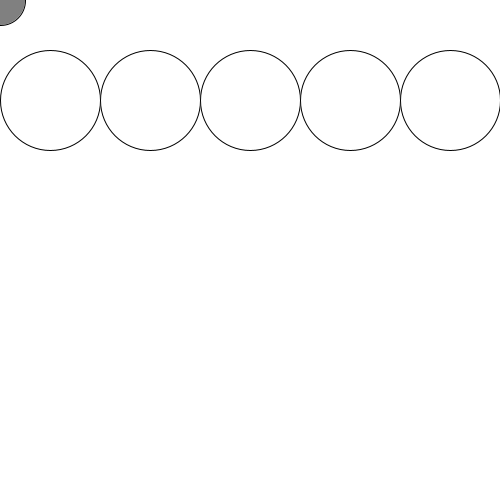
Frame 1 (no input)
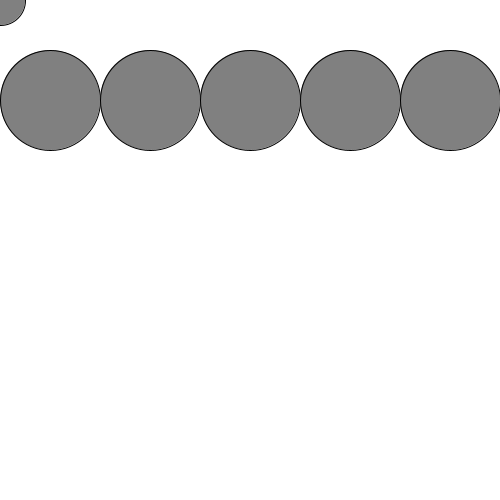
Frame 60 (the mouse pressed at the canvas centre just before this capture)
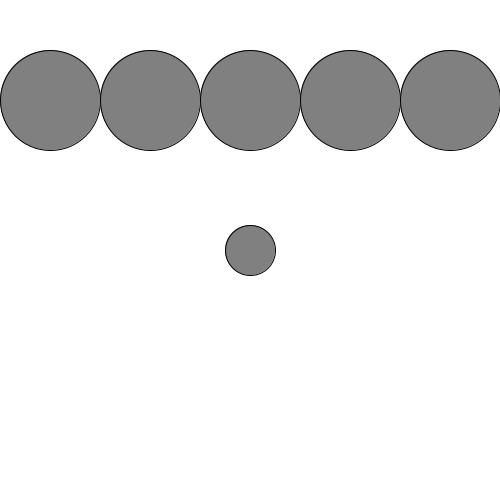
Frame 120 (the mouse held since frame 60 and released just before this capture)

The Processing sketch that drew these frames (run headless with seeded random() and noise(); from frame 60 on, the mouse is pressed at the canvas centre):

// Processing sketch: sample_11_array_multiple_circular_bricks
// ── sample_11_array_multiple_circular_bricks.pde
/*
1. we are going to make bricks with ellipse() function.
2. it is because of COLLISION DETECTION.
*/

// Here, we have a different style in declaring variables.
int brick1_x, brick1_y;
boolean brick1_alive;
int [] bricks = {50, 150, 250, 350, 450, 550};
boolean [] alive = {true, true, true, true, true};

void setup(){
  size(500, 500);
  
  brick1_x = width/2;
  brick1_y = height/2;
  brick1_alive = true;
}


void draw(){
  background(255);
  
  //if ( brick1_alive ) ellipse(brick1_x, brick1_y, 100, 100);
  for(int i=0; i<5; i++){
    if (alive[i]) ellipse(bricks[i], 100, 100, 100);
  }
  
  fill(128);
  ellipse(mouseX, mouseY, 50, 50);
  
  for(int i=0; i<5; i++){
    if ( dist(mouseX, mouseY, bricks[i], 100) < 50+25 ) {
      alive[i] = false;
    }
  }
  
}
    
